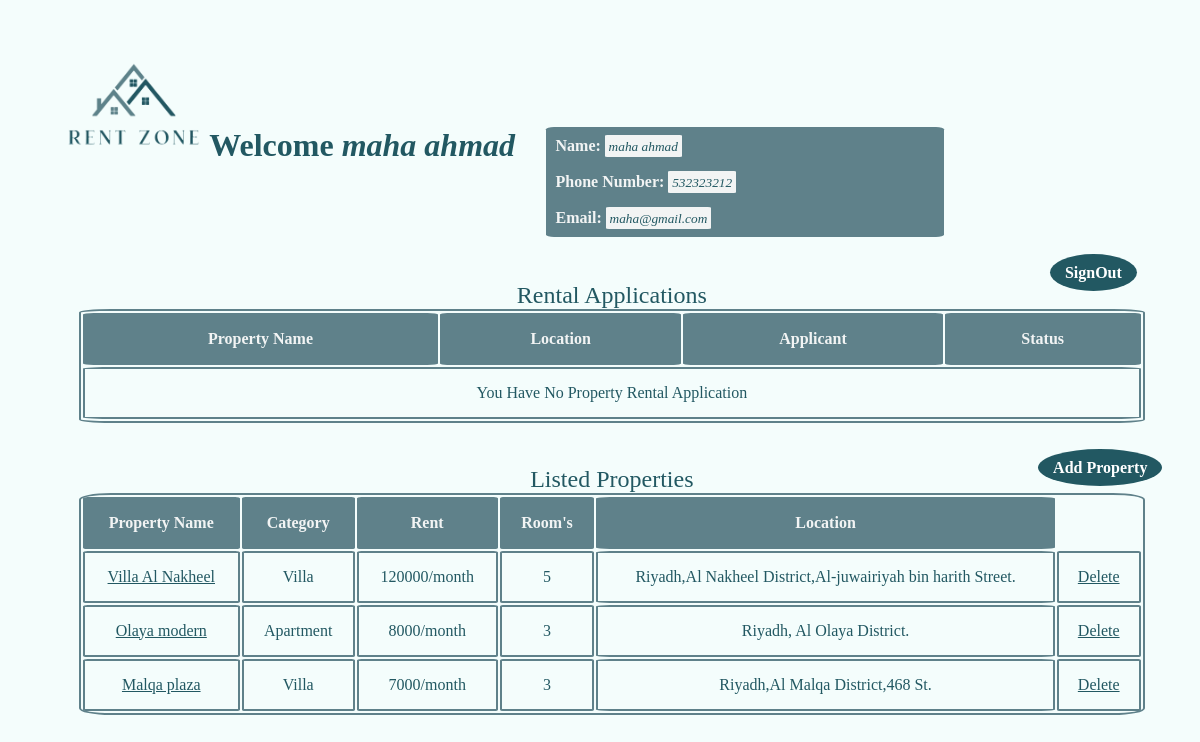
/HomeOwnerHomepage.php (signed in), run on the app's committed database.
### tables this page shows
CREATE TABLE `Homeowner` (
  `id` int(11) NOT NULL,
  `name` varchar(100) NOT NULL,
  `phone_number` int(11) NOT NULL,
  `email_address` varchar(100) NOT NULL,
  `password` varchar(255) NOT NULL
);

CREATE TABLE `Property` (
  `id` int(11) NOT NULL,
  `homeowner_id` int(11) NOT NULL,
  `property_category_id` int(11) NOT NULL,
  `name` varchar(100) NOT NULL,
  `rooms` int(11) NOT NULL,
  `rent_cost` int(11) NOT NULL,
  `location` varchar(255) NOT NULL,
  `max_tenants` int(11) NOT NULL,
  `description` varchar(1000) NOT NULL
);

CREATE TABLE `PropertyCategory` (
  `id` int(11) NOT NULL,
  `PropertyCategory` varchar(20) NOT NULL
);

### HomeOwnerHomePage.php (the view, shortened to what this page needs)
<?php
require 'config.php';
    $db=$link;
        $sql= "SELECT * FROM Homeowner WHERE id ='".$_SESSION['user_id']."'";
        $result = mysqli_query($db, $sql);
        $homeowner = mysqli_fetch_array($result);
?>
<!DOCTYPE html>
<html>
<head>
      <link rel="stylesheet" href="css/HomeOwnerHomepage1.css">
</head>
<body>
<header>
    <img src="img/RentZoneLogo.png" alt="logo" width="250" height="210">
    <h1 id="welcome">Welcome <em><?php echo $homeowner[1]; ?></em></h1>
    <div id="OwnerlInfoCon">
    <ul>
        <li><strong>Name:</strong> <em class="info"><?php echo $homeowner[1]; ?></em></li><br>
        <li><strong>Phone Number:</strong> <em class="info"><?php echo $homeowner[2]; ?> </em> </li><br>
        <li><strong>Email:</strong> <em class="info"><?php echo $homeowner[3]; ?></em> </li>
    </ul>
    </div>
</header>
<main>
   <a href="logout.php" id="sign-out">SignOut</a>
   <table id="t1">
        <caption>Rental Applications</caption>
        <tr Class = "table head">
            <th>Property Name</th>
            <th>Location</th>
            <th>Applicant</th>
            <th>Status</th>
        </tr>
 <?php
    $sql2 = "SELECT * FROM Property WHERE homeowner_id = '".$homeowner[0]."' AND id IN (SELECT property_id FROM RentalApplication) ";
    $result2 = mysqli_query($db, $sql2);
    $prop = null;
    if(mysqli_num_rows($result2) > 0){
        while($row2 = mysqli_fetch_assoc($result2)){
            if($row2['id'] == $prop ){
                continue;
            }else{
            $sql3 = "SELECT * FROM HomeSeeker WHERE id IN (SELECT home_seeker_id FROM RentalApplication WHERE property_id = ' " .$row2["id"].  " ' )";
            $result3 = mysqli_query($db, $sql3);
            if(mysqli_num_rows($result3) > 0){
                while($row3 = mysqli_fetch_assoc($result3)){
                $sql4 = "SELECT * FROM ApplicationStatus WHERE id IN (SELECT application_status_id FROM RentalApplication  WHERE property_id = ' " .$row2["id"].  "' AND home_seeker_id= '" .$row3["id"].  "')";
                $result4 = mysqli_query($db, $sql4);
                $row4 = mysqli_fetch_assoc($result4);
                $sql5 = "SELECT id FROM RentalApplication WHERE property_id =' ".$row2["id"]."' AND home_seeker_id= ' " .$row3["id"].  " ' ";
                $result5 = mysqli_query($db, $sql5);
                $row5 = mysqli_fetch_assoc($result5);
                echo'<tr>';
                echo '<td><a href = "Property.php?PropertyID='.$row2["id"].'">' .$row2["name"]. "</a></td>";
                echo"<td>".$row2["location"]."</td>";
                echo '<td><a href = "ApplicantInformationPage.php?SeekerID='.$row3["id"].'  ">'  .$row3['first_name']." ". $row3['last_name'].  '</a></td>';
                 $s = $row3['id'] .'-'.$row2['id'] ;
                 $d = $row2["id"];
                echo " <td  id='status-" .$s ."'   class='statuss-".$d. "' > " .$row4['status']. "</td>";
                echo "<td><a href='#' onclick=\"action1('Accept',".$row2["id"].",".$row5["id"].",".$row4["id"]."," .$row3["id"] ." );\" >Accept</a> "
                        . "&#160;&#160;"
                        . "<a href='#' onclick=\"action2('Decline',".$row2["id"].",".$row5["id"].",".$row4["id"]."," .$row3["id"] .");\" >Decline</a></td>";
                echo'</tr>';
                }
            }
          $prop = $row2["id"] ;
        }
      }
    }else{
        echo "<tr> <td colspan='4' > You Have No Property Rental Application </td> </tr>";
    }
    ?>
    </table>
    <br>
    <br>
    <?php echo "<a id='add-property' href='AddNewPropertyPage.php?HomeOwner=".$homeowner[0]."' > Add Property</a>"; ?>
    <table id="t2">
        <caption>Listed Properties</caption>
        <tr Class = "table head">
            <th>Property Name</th>
            <th>Category</th>
            <th>Rent</th>
            <th>Room's</th>
            <th>Location</th>
        </tr>
         <?php
            $sql5 = "select * from Property where  homeowner_id = ' " . $homeowner[0] . " ' ";
            $result5 = mysqli_query($db, $sql5);
            if (mysqli_num_rows($result5) > 0) {
                while ($row5 = mysqli_fetch_assoc($result5)) {
                    $sql6 = "SELECT * FROM PropertyCategory WHERE id = ' " . $row5["property_category_id"] .  " ' ";
                    $result6 = mysqli_query($db, $sql6);
                    $row6 =  mysqli_fetch_assoc($result6);
                    echo "<tr id='del{$row5['id']}'>";
                    echo '<td><a href = "Property.php?PropertyID=' . $row5["id"] . '">' . $row5["name"] . '</a></td>';
                    echo "<td>" . $row6["PropertyCategory"] . "</td>";
                    echo '<td>' . $row5["rent_cost"] . '/month</td>';
                    echo '<td>' . $row5['rooms'] . '</td>';
                    echo '<td>' . $row5['location'] . '</td>';
                    echo "<td><a href='javascript:Delete({$row5['id']})'>Delete</a></td>";
                    echo '</tr>';
                }
            } else {
                echo "<tr> <td colspan='5' > You Have No Property </td> </tr>";
            }
            ?>
        </table>
    </main>
    <br>
    <br>
    <br>
    <br>
    <br>
</body>
</html>

### css/HomeOwnerHomepage1.css (style rules this page uses)
* { font-family:Cambria, Cochin, Georgia, Times, 'Times New Roman', serif; }
#welcome { color:#225862; margin-top: -8%; margin-left: 17%; }
.info { background-color: #f2f4f4; color: #225862; border-radius: 3%; padding: 1%; font-size: smaller; }
#OwnerlInfoCon { display: flex; padding: 1%; margin-left: 18%; margin-top: -10%; }
ul { list-style: none; background-color: #5F818A; padding: 10px; color: #f2f4f4; border-radius: 2%; margin-left: 33%; margin-top: 5%; width: 40%; height: 20%; }
body { background-color:#F4FDFC; }
table , th, td { border: 2px solid #5F818A; border-radius: 3%; }
#t1 { width: 90%; height: 20%; margin-left: 6%; margin-top: 0%; }
#t2 { width: 90%; margin-left: 6%; margin-top: -1%; }
table th { background-color: #5F818A;; color: #f2f4f4; }
th, td { padding: 15px; text-align:center; color: #225862; }
a { color:#225862; }
#sign-out { margin-left: 88%; background-color: #225862; border-radius: 100%; font-size:medium; font-weight:bold ; text-decoration: none; padding: 10px 15px; color: rgb(255, 255, 255); }
#add-property { margin-left: 87%; background-color: #225862; border-radius: 100%; font-size:medium; font-weight:bold ; text-decoration: none; padding: 10px 15px; color: rgb(255, 255, 255); }
caption { font-size:x-large; color:#225862 ; }

### data on the page
homeowner: name "maha ahmad", phone_number "532323212", email_address "maha@gmail.com"
property: name "Villa Al Nakheel", property_category.PropertyCategory "Villa", rent_cost "120000", rooms "5", location "Riyadh,Al Nakheel District,Al-juwairiyah bin harith Street."
property: name "Olaya modern", property_category.PropertyCategory "Apartment", rent_cost "8000", rooms "3", location "Riyadh, Al Olaya District."
property: name "Malqa plaza", property_category.PropertyCategory "Villa", rent_cost "7000", rooms "3", location "Riyadh,Al Malqa District,468 St."
